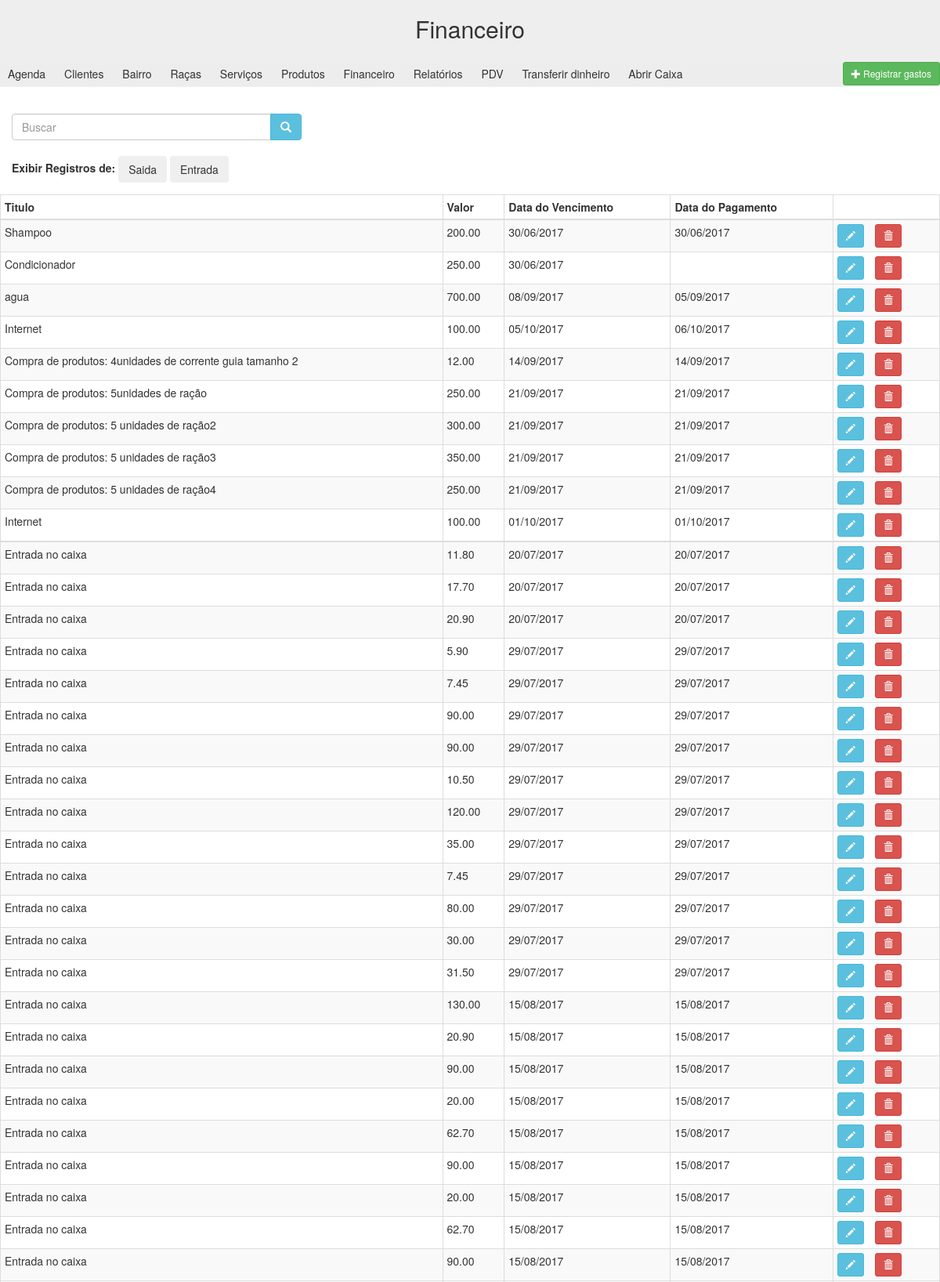
/view/financial/ListFinancial.php (upper part), run on the app's committed database.
### tables this page shows
CREATE TABLE `financial` (
  `idFinancial` int(10) UNSIGNED NOT NULL,
  `sales_idSales` int(10) UNSIGNED DEFAULT NULL,
  `registerBuy` varchar(100) DEFAULT NULL,
  `valueProduct` decimal(10,2) DEFAULT NULL,
  `description` text,
  `dateDueFinancial` date DEFAULT NULL,
  `datePayFinancial` date DEFAULT NULL,
  `categoryExpenseFinancial` int(11) DEFAULT NULL,
  `methodPayment` int(11) DEFAULT NULL
);

### dao/FinancialDAO.php (called while the page is built, shortened)
<?php
class FinancialDAO {
      private static $sqlWhere;
      public function __construct() {
          $path = $_SERVER['DOCUMENT_ROOT'];
          include_once($path."/bichoensaboado/class/Conexao.php");
          include_once($path."/bichoensaboado/class/FinancialClass.php");
      }
      public function searchAll() {
          try {
              $sql = "SELECT * FROM financial WHERE 1=1 ".$this->sqlWhere;
              $result = Conexao::getInstance()->query($sql);
              $list = $result->fetchAll(PDO::FETCH_ASSOC);
              $f_list = array();
              foreach ($list as $row)
                  $f_list[] = $this->showObject($row);
              return $f_list;
          } catch (Exception $e) {
              print "Ocorreu um erro ao tentar executar esta açãoo, tente novamente mais tarde.";
          }
      }
      private function showObject($row) {
          $financial = new FinancialClass();
          $financial->idFinancial              = $row['idFinancial'];
          $financial->description              = $row['description'];
          $financial->dateDueFinancial         = $row['dateDueFinancial'];
          $financial->datePayFinancial         = $row['datePayFinancial'];
          $financial->valueProduct             = $row['valueProduct'];
          $financial->registerBuy              = $row['registerBuy'];
          $financial->sales                    = $row['sales_idSales'];
          $financial->categoryExpenseFinancial = $row['categoryExpenseFinancial'];
          $financial->methodPayment            = $row['methodPayment'];
          return $financial;
      }
  }
  ?>

### class/Conexao.php (called while the page is built, shortened)
 <?php
    $path = $_SERVER['DOCUMENT_ROOT'];
    class Conexao {
        public static $instance;
        public static function getInstance() {
            if (!isset(self::$instance)) {
                self::$instance = new PDO('mysql:host='.HOST_BD.';port='.PORT_BD.';dbname='.NAME_BD, USER_BD, KEY_BD);
                self::$instance->setAttribute(PDO::ATTR_ERRMODE, PDO::ERRMODE_EXCEPTION);
                self::$instance->setAttribute(PDO::ATTR_ORACLE_NULLS, PDO::NULL_EMPTY_STRING);
            }
            return self::$instance;
        }
    }
?>

### class/FinancialClass.php (called while the page is built, shortened)
<?php
class FinancialClass{
     public function __get($property) {
            if (property_exists($this, $property)) {
                return $this->$property;
            }
    }
}
?>

### view/financial/ListFinancial.php (the view, shortened to what this page needs)
<?php
    $path = $_SERVER['DOCUMENT_ROOT'];
    $search = $_POST['search'];
    include_once($path."/bichoensaboado/dao/FinancialDAO.php");
    $financialDao = new FinancialDAO();
    if(empty($search)){
        $financialList = $financialDao->searchAll();
    }else{
        $financialDao->addWhere("description LIKE '%".$search."%' ");
        $financialList = $financialDao->searchAll();
    }
?>
<!DOCTYPE html>
<html lang="pt-br">
    <head>
        <link rel="stylesheet" href="../../css/bootstrap-3.3.7-dist/css/bootstrap.css">
        <link rel="stylesheet" href="../../css/stylePages.css?v=<?=rand(100, 500)?>">
    </head>
    <body>
        <div class="jumbotron">
            <h2>Financeiro</h2>
        </div>
        <?php
            include_once($path."/bichoensaboado/view/inc/inc.php");
        ?>
        <a href="SaveOutlay.php" class='btn btn-success btn-sm'style="margin-top: -5.5%;float: right;">
            <span class='glyphicon glyphicon-plus'></span> Registrar gastos
        </a>
        <form role="form" method="POST">
            <div class="form-group col-xs-4 col-sm-4 col-lg-4 col-md-4">
                <div class="input-group">
                    <input type="text" class="form-control" id="searchBar" name="search" placeholder="Buscar" />
                    <span class="input-group-btn">
                        <button type="submit" class="btn btn-info" value="Buscar">
                            <span class="glyphicon glyphicon-search"></span>
                        </button>
                    </span>
                </div>
                <br>
                <b>Exibir Registros de: </b>
                <input type="button" class="btn btn" onclick="showFinancial('financial-out','financial-in');" value="Saida">
                <input type="button" class="btn btn" onclick="showFinancial('financial-in','financial-out');" value="Entrada">
            </div>
        </form>
        <table border="1" id="tableDiary" class="table table-condensed table-striped table-bordered table-hover">
            <thead>
                <tr>
                    <th>Titulo</th>
                    <th>Valor</th>
                    <th>Data do Vencimento</th>
                    <th>Data do Pagamento</th>
                    <th></th>
                </tr>
            </thead>
            <tbody id="financial-out">
                <?php
                    foreach($financialList as $financial){
                        if($financial->sales != null)
                            continue;
                        echo "<td>";
                        echo $financial->description;
                        echo "</td>";
                        echo "<td>";
                        echo $financial->valueProduct;
                        echo "</td>";
                        echo "<td>";
                        if(strtotime($financial->dateDueFinancial) > 0)
                            echo date("d/m/Y", strtotime($financial->dateDueFinancial));
                        echo "</td>";
                        echo "<td>";
                        if(strtotime($financial->datePayFinancial) > 0)
                            echo date("d/m/Y", strtotime($financial->datePayFinancial));
                        echo "</td>";
                        echo "<td>";
                        echo "<a href='SaveOutlay.php?idFinancial=".$financial->idFinancial."' class='btn btn-info btn-sm'>";
                        echo "<span class='glyphicon glyphicon-pencil'></span>";
                        echo "</a>";
                        echo "<a onClick='deleteRegister(".$financial->idFinancial.", &quot;Financial&quot;);' class='btn btn-danger btn-sm'>";
                        echo "<span class='glyphicon glyphicon-trash'></span>";
                        echo "</a>";
                        echo "</td>";
                    }
                ?>
            </tbody>
            <tbody id="financial-in">
                <?php
                    foreach($financialList as $financial){
                        if($financial->sales == null)
                            continue;
                        echo "<td>";
                        echo $financial->description;
                        echo "</td>";
                        echo "<td>";
                        echo $financial->valueProduct;
                        echo "</td>";
                        echo "<td>";
                        if(strtotime($financial->dateDueFinancial) > 0)
                            echo date("d/m/Y", strtotime($financial->dateDueFinancial));
                        echo "</td>";
                        echo "<td>";
                        if(strtotime($financial->datePayFinancial) > 0)
                            echo date("d/m/Y", strtotime($financial->datePayFinancial));
                        echo "</td>";
                        echo "<td>";
                        echo "<a href='SaveOutlay.php?idFinancial=".$financial->idFinancial."' class='btn btn-info btn-sm'>";
                        echo "<span class='glyphicon glyphicon-pencil'></span>";
                        echo "</a>";
                        echo "<a onClick='deleteRegister(".$financial->idFinancial.", &quot;Financial&quot;);' class='btn btn-danger btn-sm'>";
                        echo "<span class='glyphicon glyphicon-trash'></span>";
                        echo "</a>";
                        echo "</td>";
                    }
                ?>
            </tbody>
        </table>
    </body>
</html>

### css/stylePages.css (style rules this page uses)
h2 { text-align: center; }
.jumbotron { margin-top: -4%; }

### data on the page
financial: description "Shampoo", valueProduct "200.00", dateDueFinancial "30/06/2017", datePayFinancial "30/06/2017"
financial: description "Condicionador", valueProduct "250.00", dateDueFinancial "30/06/2017"
financial: description "agua", valueProduct "700.00", dateDueFinancial "08/09/2017", datePayFinancial "05/09/2017"
financial: description "Internet", valueProduct "100.00", dateDueFinancial "05/10/2017", datePayFinancial "06/10/2017"
financial: description "Compra de produtos: 4unidades de corrente guia tamanho 2", valueProduct "12.00", dateDueFinancial "14/09/2017", datePayFinancial "14/09/2017"
financial: description "Compra de produtos: 5unidades de ração", valueProduct "250.00", dateDueFinancial "21/09/2017", datePayFinancial "21/09/2017"
financial: description "Compra de produtos: 5 unidades de ração2", valueProduct "300.00", dateDueFinancial "21/09/2017", datePayFinancial "21/09/2017"
financial: description "Compra de produtos: 5 unidades de ração3", valueProduct "350.00", dateDueFinancial "21/09/2017", datePayFinancial "21/09/2017"
financial: description "Compra de produtos: 5 unidades de ração4", valueProduct "250.00", dateDueFinancial "21/09/2017", datePayFinancial "21/09/2017"
financial: description "Internet", valueProduct "100.00", dateDueFinancial "01/10/2017", datePayFinancial "01/10/2017"
financial: description "Entrada no caixa", valueProduct "11.80", dateDueFinancial "20/07/2017", datePayFinancial "20/07/2017"
financial: description "Entrada no caixa", valueProduct "17.70", dateDueFinancial "20/07/2017", datePayFinancial "20/07/2017"
financial: description "Entrada no caixa", valueProduct "20.90", dateDueFinancial "20/07/2017", datePayFinancial "20/07/2017"
financial: description "Entrada no caixa", valueProduct "5.90", dateDueFinancial "29/07/2017", datePayFinancial "29/07/2017"
financial: description "Entrada no caixa", valueProduct "7.45", dateDueFinancial "29/07/2017", datePayFinancial "29/07/2017"
financial: description "Entrada no caixa", valueProduct "90.00", dateDueFinancial "29/07/2017", datePayFinancial "29/07/2017"
financial: description "Entrada no caixa", valueProduct "90.00", dateDueFinancial "29/07/2017", datePayFinancial "29/07/2017"
financial: description "Entrada no caixa", valueProduct "10.50", dateDueFinancial "29/07/2017", datePayFinancial "29/07/2017"
financial: description "Entrada no caixa", valueProduct "120.00", dateDueFinancial "29/07/2017", datePayFinancial "29/07/2017"
financial: description "Entrada no caixa", valueProduct "35.00", dateDueFinancial "29/07/2017", datePayFinancial "29/07/2017"
financial: description "Entrada no caixa", valueProduct "7.45", dateDueFinancial "29/07/2017", datePayFinancial "29/07/2017"
financial: description "Entrada no caixa", valueProduct "80.00", dateDueFinancial "29/07/2017", datePayFinancial "29/07/2017"
financial: description "Entrada no caixa", valueProduct "30.00", dateDueFinancial "29/07/2017", datePayFinancial "29/07/2017"
financial: description "Entrada no caixa", valueProduct "31.50", dateDueFinancial "29/07/2017", datePayFinancial "29/07/2017"
financial: description "Entrada no caixa", valueProduct "130.00", dateDueFinancial "15/08/2017", datePayFinancial "15/08/2017"
financial: description "Entrada no caixa", valueProduct "20.90", dateDueFinancial "15/08/2017", datePayFinancial "15/08/2017"
financial: description "Entrada no caixa", valueProduct "90.00", dateDueFinancial "15/08/2017", datePayFinancial "15/08/2017"
financial: description "Entrada no caixa", valueProduct "20.00", dateDueFinancial "15/08/2017", datePayFinancial "15/08/2017"
financial: description "Entrada no caixa", valueProduct "62.70", dateDueFinancial "15/08/2017", datePayFinancial "15/08/2017"
financial: description "Entrada no caixa", valueProduct "90.00", dateDueFinancial "15/08/2017", datePayFinancial "15/08/2017"
financial: description "Entrada no caixa", valueProduct "20.00", dateDueFinancial "15/08/2017", datePayFinancial "15/08/2017"
financial: description "Entrada no caixa", valueProduct "62.70", dateDueFinancial "15/08/2017", datePayFinancial "15/08/2017"
financial: description "Entrada no caixa", valueProduct "90.00", dateDueFinancial "15/08/2017", datePayFinancial "15/08/2017"

### other printed values
$textLink "Abrir Caixa"
